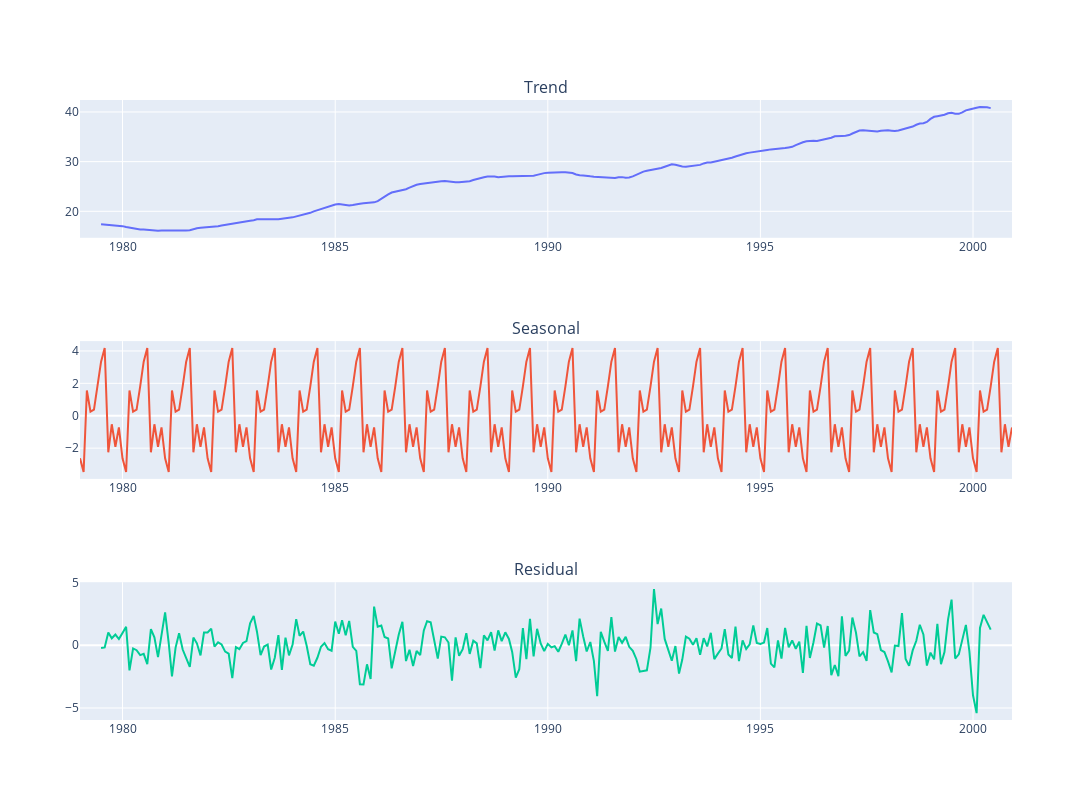

The notebook cell saved with this chart:
### Markdown cell above
The null values are due the fact that the trend component is calculated with a rolling average that is not defined at the beginning and end of the series.

### Code cell
cols = ["Trend", "Seasonal", "Residual"]

fig = make_subplots(rows=3, cols=1, subplot_titles=cols)

for i, col in enumerate(cols):
    fig.add_trace(
        go.Scatter(x=air_traffic_monthly.index, y=air_traffic_monthly[col]),
        row=i+1,
        col=1
    )

fig.update_layout(height=800, width=1200, showlegend=False)
fig.show()

### Figure 1 — Plotly figure (JSON) as saved in the notebook; plotly's stock layout.template omitted (floating-point values rounded to 4 significant figures; data arrays with more than 128 entries replaced by an {"elided": "..."} marker saying what was removed)
{"data": [{"type": "scatter", "x": {"elided": "264 str values"}, "xaxis": "x", "y": {"elided": "264 float values"}, "yaxis": "y"}, {"type": "scatter", "x": {"elided": "264 str values"}, "xaxis": "x2", "y": {"elided": "264 float values"}, "yaxis": "y2"}, {"type": "scatter", "x": {"elided": "264 str values"}, "xaxis": "x3", "y": {"elided": "264 float values"}, "yaxis": "y3"}], "layout": {"annotations": [{"font": {"size": 16}, "showarrow": false, "text": "Trend", "x": 0.5, "xanchor": "center", "xref": "paper", "y": 1, "yanchor": "bottom", "yref": "paper"}, {"font": {"size": 16}, "showarrow": false, "text": "Seasonal", "x": 0.5, "xanchor": "center", "xref": "paper", "y": 0.6111, "yanchor": "bottom", "yref": "paper"}, {"font": {"size": 16}, "showarrow": false, "text": "Residual", "x": 0.5, "xanchor": "center", "xref": "paper", "y": 0.2222, "yanchor": "bottom", "yref": "paper"}], "height": 800, "showlegend": false, "width": 1200, "xaxis": {"anchor": "y", "domain": [0, 1]}, "xaxis2": {"anchor": "y2", "domain": [0, 1]}, "xaxis3": {"anchor": "y3", "domain": [0, 1]}, "yaxis": {"anchor": "x", "domain": [0.7778, 1]}, "yaxis2": {"anchor": "x2", "domain": [0.3889, 0.6111]}, "yaxis3": {"anchor": "x3", "domain": [0, 0.2222]}}}
